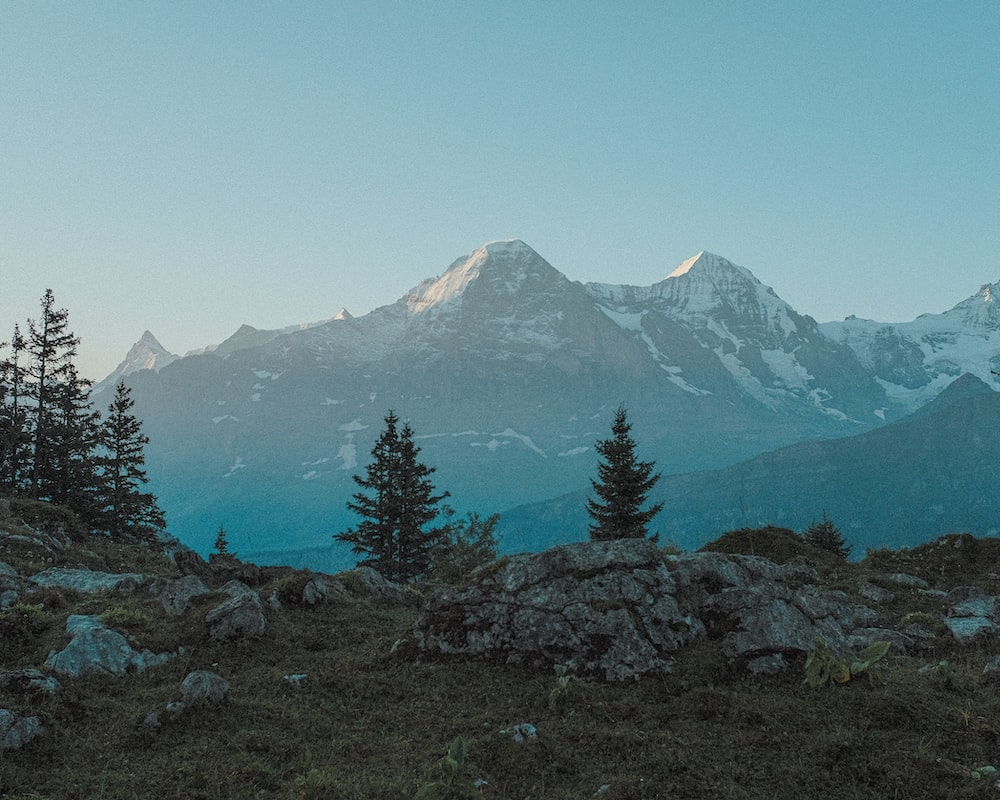
#> input picture mountain.jpg, 1000 x 800 px
$ jupyter execute Homework_0918.ipynb
#> lines starting #> are read from the running program, lines starting #| are printed output that depends on the picture; after the words box and inside, x2 and y2 are one past the last pixel; in counts of white or black regions, pixels touching at a corner belong together
[cell 1]
import cv2
import numpy as np
drawing = False # true if mouse is pressed

ix,iy = -1,-1
# mouse callback function
def draw_circle(event,x,y,flags,param):
    global ix,iy,drawing
    mode = True
    if event == cv2.EVENT_RBUTTONDOWN:
        drawing = True
        ix,iy = x,y
    elif event == cv2.EVENT_MOUSEMOVE:

        if drawing == True:

            img[min([y,iy]):max([y,iy]),min([x,ix]):max([x,ix])] = img_red[min([y,iy]):max([y,iy]),min([x,ix]):max([x,ix])]
    elif event == cv2.EVENT_RBUTTONUP:
        drawing = False


img = cv2.imread('mountain.jpg',cv2.IMREAD_COLOR)
#> img is the input picture: shape (800, 1000, 3); mean B, G, R 127.4, 121.6, 93.6
cv2.namedWindow('image')
cv2.setMouseCallback('image',draw_circle)
b,g,r = cv2.split(img)
img_red = cv2.merge((b*0,g*0,r))
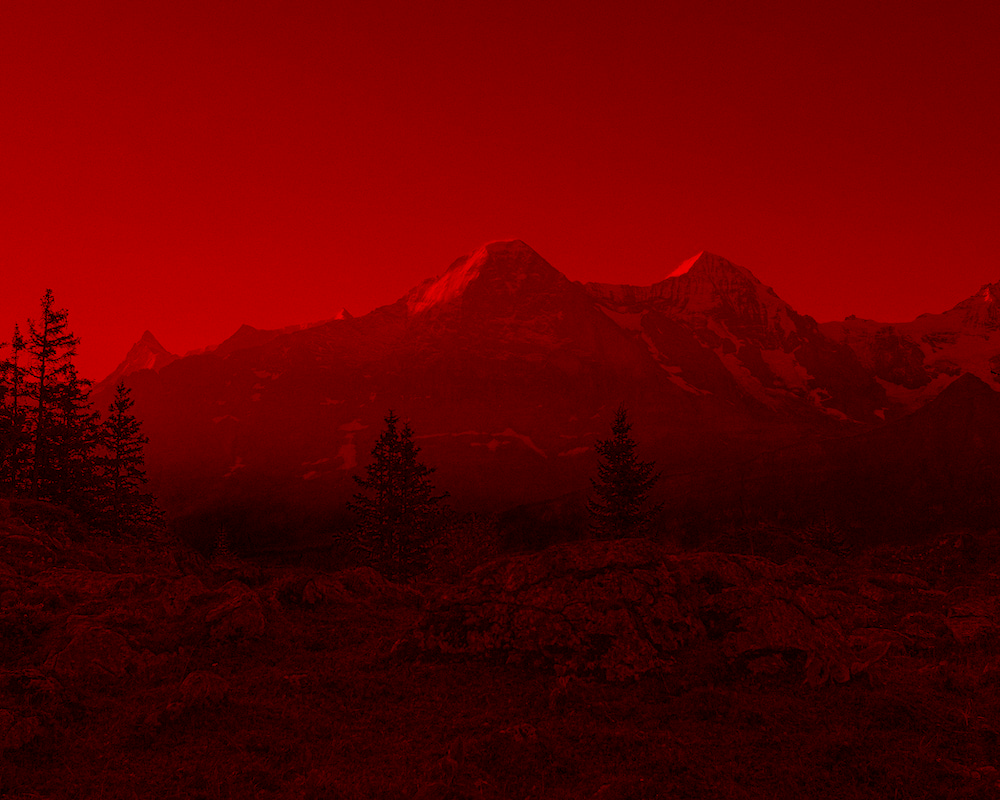
#> img_red: shape (800, 1000, 3); mean B, G, R 0, 0, 93.6
while(1):
    cv2.imshow('image', img)
    k = cv2.waitKey(1) & 0xFF
#> (key Esc is pressed here)


    if k == 27:
        break

cv2.destroyAllWindows()

[cell 2]
import cv2
import numpy as np
from matplotlib import pyplot as plt
img = cv2.imread('gradient.jpg',0)
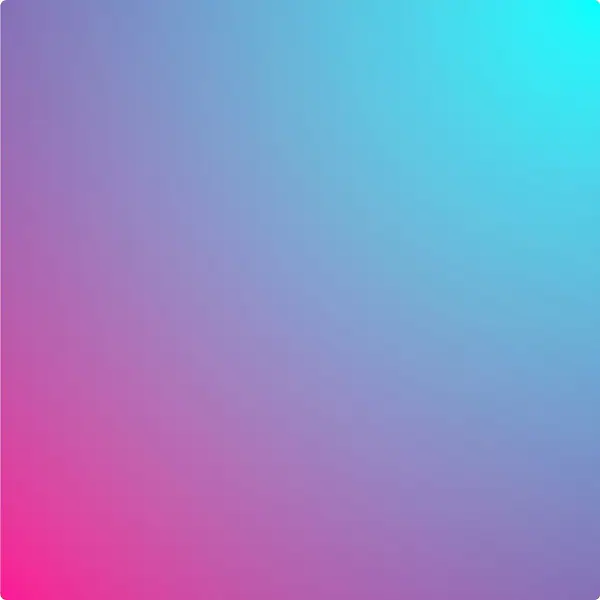
#> input picture gradient.jpg, 600 x 600 px
#> img: shape (600, 600); min 86, max 255, mean 149.3
ret,thresh1 = cv2.threshold(img,127,255,cv2.THRESH_BINARY)
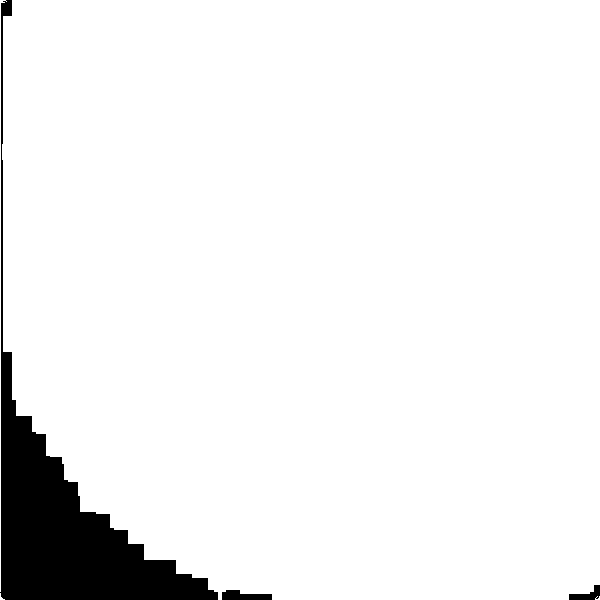
#> thresh1: shape (600, 600); 94% white; 3 black regions, box (x1, y1, x2, y2) and area: (0, 0, 218, 600) 20966, (222, 590, 272, 600) 364, (569, 585, 600, 600) 236
ret,thresh2 = cv2.threshold(img,127,255,cv2.THRESH_BINARY_INV)
ret,thresh3 = cv2.threshold(img,127,255,cv2.THRESH_TRUNC)
ret,thresh4 = cv2.threshold(img,127,255,cv2.THRESH_TOZERO)
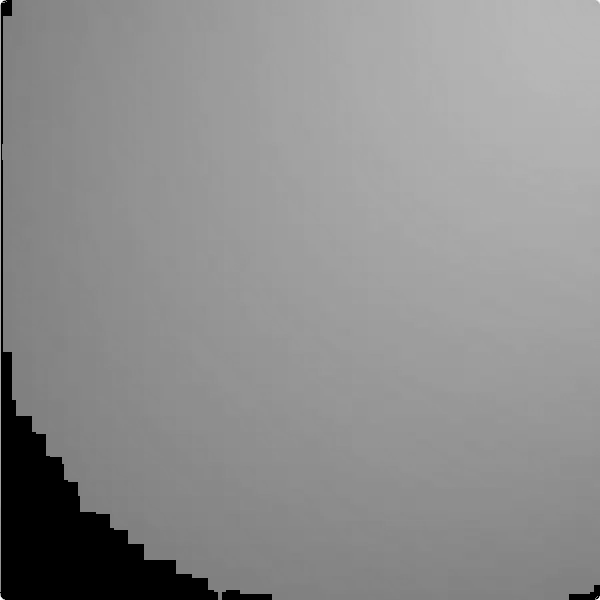
#> thresh4: shape (600, 600); min 0, max 255, mean 141.9
ret,thresh5 = cv2.threshold(img,127,255,cv2.THRESH_TOZERO_INV)
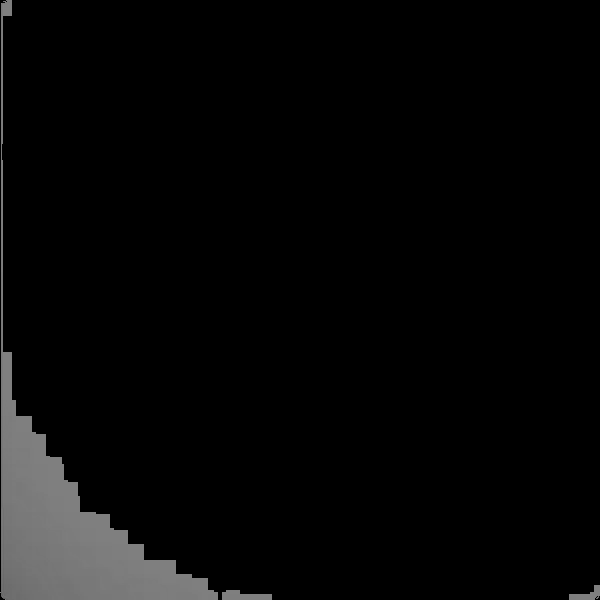
#> thresh5: shape (600, 600); min 0, max 127, mean 7.4
titles = ['Original Image','BINARY','BINARY_INV','TRUNC','TOZERO','TOZERO_INV']
images = [img, thresh1, thresh2, thresh3, thresh4, thresh5]
for i in range(6):
    plt.subplot(2,3,i+1),plt.imshow(images[i],'gray')
    plt.title(titles[i])
    plt.xticks([]),plt.yticks([])
plt.show()

[cell 3]
import cv2
import numpy as np
from matplotlib import pyplot as plt
img = cv2.imread('dave.jpg',0)
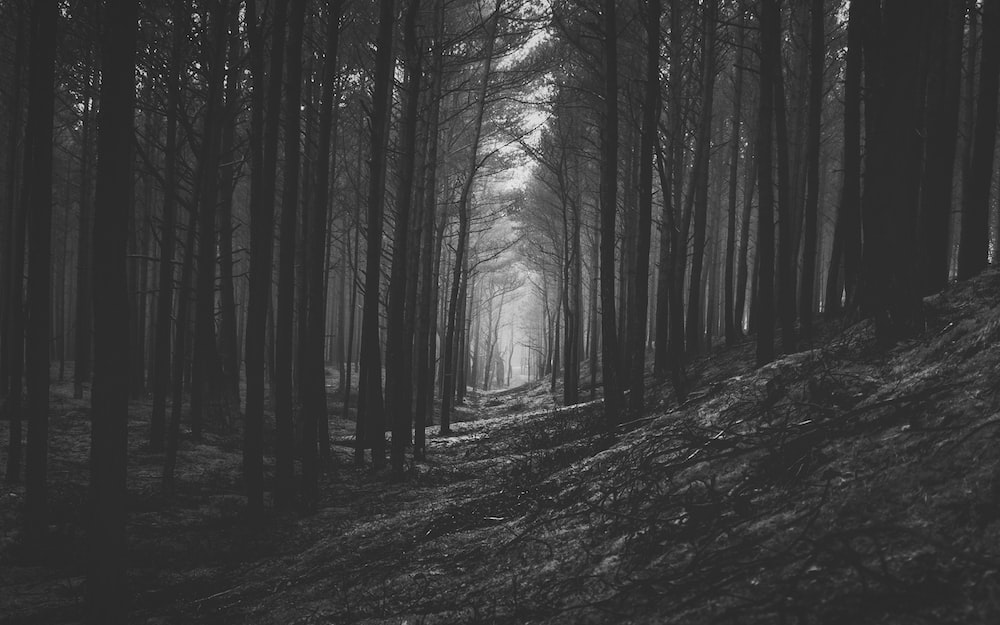
#> input picture dave.jpg, 1000 x 625 px
#> img is the input picture: shape (625, 1000); min 0, max 245, mean 56.9
img = cv2.medianBlur(img,5)
ret,th1 = cv2.threshold(img,127,255,cv2.THRESH_BINARY)
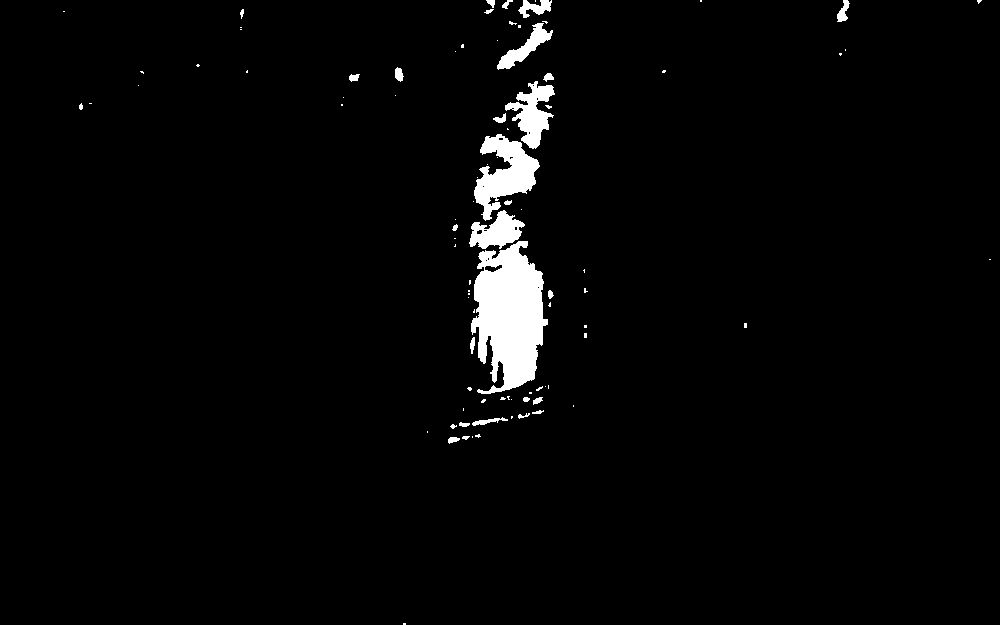
#> th1: shape (625, 1000); 2.6% white; 90 white regions (61 under 20 px), largest, box (x1, y1, x2, y2) and area: (471, 241, 548, 394) 7850, (474, 134, 540, 221) 2804, (505, 81, 555, 149) 1570
th2 = cv2.adaptiveThreshold(img,255,cv2.ADAPTIVE_THRESH_MEAN_C,\
                            cv2.THRESH_BINARY,11,2)
#> th2: shape (625, 1000); 70.1% white; 2512 black regions (1735 under 20 px), largest, box (x1, y1, x2, y2) and area: (427, 0, 609, 463) 26243, (384, 410, 797, 611) 11985, (319, 0, 377, 468) 6701
th3 = cv2.adaptiveThreshold(img,255,cv2.ADAPTIVE_THRESH_GAUSSIAN_C,\
                            cv2.THRESH_BINARY,11,2)
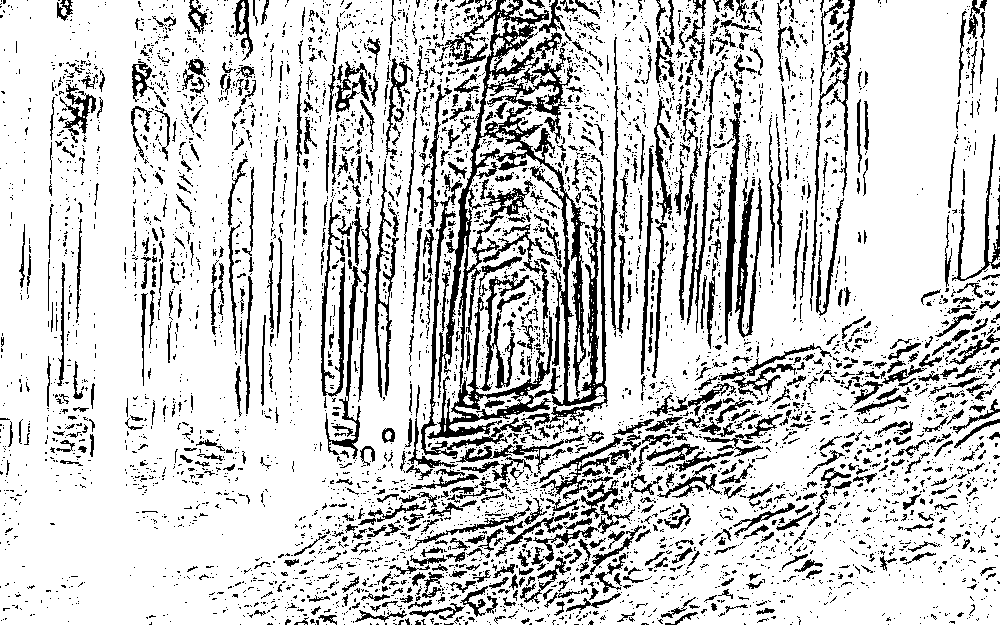
#> th3: shape (625, 1000); 81% white; 5369 black regions (4481 under 20 px), largest, box (x1, y1, x2, y2) and area: (438, 0, 608, 428) 13901, (427, 297, 560, 439) 3027, (421, 174, 532, 459) 1862
titles = ['Original Image', 'Global Thresholding (v = 127)',
            'Adaptive Mean Thresholding', 'Adaptive Gaussian Thresholding']
images = [img, th1, th2, th3]
for i in range(4):
    plt.subplot(2,2,i+1),plt.imshow(images[i],'gray')
    plt.title(titles[i])
    plt.xticks([]),plt.yticks([])
plt.show()
